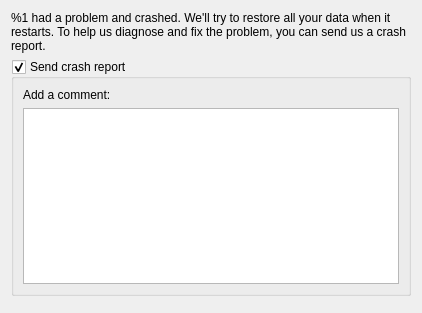
<ui version="4.0" >
 <class>CrashReporter</class>
 <widget class="QWidget" name="Form" >
  <property name="geometry" >
   <rect>
    <x>0</x>
    <y>0</y>
    <width>422</width>
    <height>313</height>
   </rect>
  </property>
  <property name="windowTitle" >
   <string>Crash Reporter</string>
  </property>
  <layout class="QGridLayout" >
   <item row="0" column="0" >
    <widget class="QLabel" name="label" >
     <property name="text" >
      <string>%1 had a problem and crashed. We'll try to restore all your data when it restarts. To help us diagnose and fix the problem, you can send us a crash report.</string>
     </property>
     <property name="wordWrap" >
      <bool>true</bool>
     </property>
    </widget>
   </item>
   <item row="1" column="0" >
    <widget class="QGroupBox" name="groupBox" >
     <property name="title" >
      <string>Send crash report</string>
     </property>
     <property name="checkable" >
      <bool>true</bool>
     </property>
     <layout class="QVBoxLayout" >
      <item>
       <widget class="QLabel" name="label_2" >
        <property name="text" >
         <string>Add a comment:</string>
        </property>
       </widget>
      </item>
      <item>
       <widget class="QTextEdit" name="textEdit" />
      </item>
     </layout>
    </widget>
   </item>
   <item row="2" column="0" >
    <widget class="QDialogButtonBox" name="buttonBox" >
     <property name="standardButtons" >
      <set>QDialogButtonBox::NoButton</set>
     </property>
    </widget>
   </item>
  </layout>
 </widget>
 <resources/>
 <connections/>
</ui>
